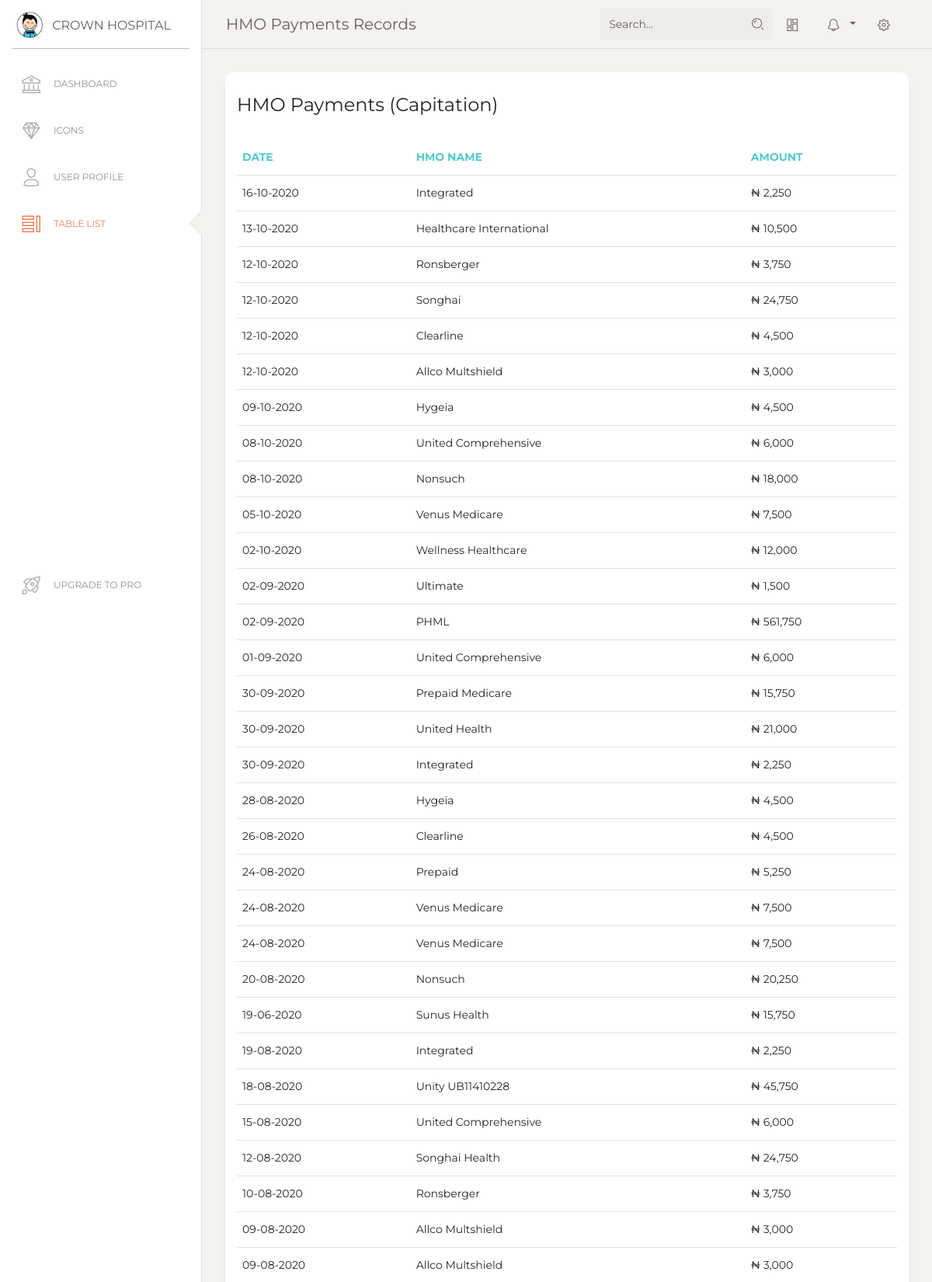
The app's page /zh/hmos.php (upper part) with its own data.
### tables this page shows
CREATE TABLE `hmo_payments` (
  `id` int(11) NOT NULL AUTO_INCREMENT,
  `date` date NOT NULL,
  `hmo_name` varchar(30) NOT NULL,
  `amount` int(11) NOT NULL,
  PRIMARY KEY (`id`)
);

### config/DB.php (called while the page is built, shortened)
<?php
    class DB {
        public $conn;
        public function __construct($host = 'localhost', $user = 'root', $password = '', $dbname = 'hmo') {
            $this->host = $host;
            $this->user = $user;
            $this->password = $password;
            $this->dbname = $dbname;
            $this->conn = new mysqli($this->host, $this->user, $this->password, $this->dbname) or die("Failed to connect to MySQLi" . $this->conn->connect_error);
        }
        public function formatDate($date) {
            $date = date_create($date);
            return date_format($date, 'd-m-Y');
        }
        public function getData($table, $order=false, $column="", $manner="") {
            $sql = !$order ? "select * from $table" : "SELECT * FROM $table ORDER BY `$table`.`$column` $manner" ;
            $stmt = $this->conn->prepare($sql);
            $stmt->execute();
            return $stmt->get_result();
        }
    }

### zh/hmos.php (the view, shortened to what this page needs)
<?php
  require_once '../config/DB.php';
  $db =  new DB();
?>
<?php include '../inc/head.php' ?>
<body class="">
  <div class="wrapper ">
    <div class="sidebar" data-color="white" data-active-color="danger">
      <div class="logo">
        <a href="javascript:void(0)" class="simple-text logo-mini">
          <div class="logo-image-small">
            <img src="../assets/img/logo-small.png">
          </div>
        </a>
        <a href="javascript:void(0)" class="simple-text logo-normal">
          Crown Hospital
        </a>
      </div>
      <div class="sidebar-wrapper">
        <ul class="nav">
          <?php include '../inc/nav_links.php' ?>
        </ul>
      </div>
    </div>
    <div class="main-panel">
      <?php include '../inc/navbar.php' ?>
      <div class="content">
        <div class="row">
          <div class="col-md-12">
            <div class="card">
              <div class="card-header">
                <h4 class="card-title"> HMO Payments (Capitation)</h4>
              </div>
              <div class="card-body">
                <div class="table-responsive">
                  <table class="table">
                    <thead class=" text-primary">
                      <th>Date</th>
                      <th>HMO Name</th>
                      <th>Amount</th>
                    </thead>
                    <tbody>
                      <?php $results = $db->getData('hmo_payments', true, 'id', 'desc'); ?>
                      <?php if (!$results->num_rows) : ?>
                        <tr>
                          <td>No result found</td>
                          <td></td>
                          <td></td>
                          <td class="_text-right"></td>
                        </tr>
                      <?php else : ?>
                        <?php foreach ($results->fetch_all(MYSQLI_ASSOC) as $result) : ?>
                          <?php extract($result) ?>
                          <tr>
                            <td><?= $db->formatDate($date) ?></td>
                            <td><?= $hmo_name ?></td>
                            <td>&#x20A6; <?= number_format($amount) ?></td>
                          </tr>
                        <?php endforeach ?>
                      <?php endif; ?>
                    </tbody>
                  </table>
                </div>
              </div>
            </div>
          </div>
        </div>
      </div>
    </div>
  </div>
</body>
</html>

### inc/head.php (shortened to what this page needs)
<!DOCTYPE html>
<html lang="en">
<head>
  <link href="https://maxcdn.bootstrapcdn.com/font-awesome/latest/css/font-awesome.min.css" rel="stylesheet">
  <link href="../assets/css/bootstrap.min.css" rel="stylesheet" />
  <link href="../assets/css/paper-dashboard.css?v=2.0.1" rel="stylesheet" />
  <link href="../assets/demo/demo.css" rel="stylesheet" />
</head>

### inc/nav_links.php
<li>
    <a href="./dashboard">
        <i class="nc-icon nc-bank"></i>
        <p>Dashboard</p>
    </a>
</li>
<li>
    <a href="./icons">
        <i class="nc-icon nc-diamond"></i>
        <p>Icons</p>
    </a>
</li>
<li <?= basename($_SERVER['PHP_SELF']) == 'user.php' ? 'class="active"' : '' ; ?> >
    <a href="./user">
        <i class="nc-icon nc-single-02"></i>
        <p>User Profile</p>
    </a>
</li>
<li <?= basename($_SERVER['PHP_SELF']) == 'hmos.php' ? 'class="active"' : '' ; ?> >
    <a href="./hmos">
        <i class="nc-icon nc-tile-56"></i>
        <p>Table List</p>
    </a>
</li>
<li class="active-pro">
    <a href="./upgrade">
        <i class="nc-icon nc-spaceship"></i>
        <p>Upgrade to PRO</p>
    </a>
</li>

### inc/navbar.php (shortened to what this page needs)
<nav class="navbar navbar-expand-lg navbar-absolute fixed-top navbar-transparent">
  <div class="container-fluid">
    <div class="navbar-wrapper">
      <a class="navbar-brand" href="javascript:;">HMO Payments Records</a>
    </div>
    <div class="collapse navbar-collapse justify-content-end" id="navigation">
      <form>
        <div class="input-group no-border">
          <input type="text" value="" class="form-control" placeholder="Search...">
          <div class="input-group-append">
            <div class="input-group-text">
              <i class="nc-icon nc-zoom-split"></i>
            </div>
          </div>
        </div>
      </form>
      <ul class="navbar-nav">
        <li class="nav-item">
          <a class="nav-link btn-magnify" href="javascript:;">
            <i class="nc-icon nc-layout-11"></i>
          </a>
        </li>
        <li class="nav-item btn-rotate dropdown">
          <a class="nav-link dropdown-toggle" href="http://example.com" id="navbarDropdownMenuLink" data-toggle="dropdown" aria-haspopup="true" aria-expanded="false">
            <i class="nc-icon nc-bell-55"></i>
          </a>
        </li>
        <li class="nav-item">
          <a class="nav-link btn-rotate" href="javascript:;">
            <i class="nc-icon nc-settings-gear-65"></i>
          </a>
        </li>
      </ul>
    </div>
  </div>
</nav>

### assets/demo/demo.css (style rules this page uses)
@media all and (min-width: 992px) { .sidebar .nav>li.active-pro { position: absolute; width: 100%; bottom: 10px; } }

### records on screen
hmo_payments: date "16-10-2020", hmo_name "Integrated", amount "2,250"
hmo_payments: date "13-10-2020", hmo_name "Healthcare International", amount "10,500"
hmo_payments: date "12-10-2020", hmo_name "Ronsberger", amount "3,750"
hmo_payments: date "12-10-2020", hmo_name "Songhai", amount "24,750"
hmo_payments: date "12-10-2020", hmo_name "Clearline", amount "4,500"
hmo_payments: date "12-10-2020", hmo_name "Allco Multshield", amount "3,000"
hmo_payments: date "09-10-2020", hmo_name "Hygeia", amount "4,500"
hmo_payments: date "08-10-2020", hmo_name "United Comprehensive", amount "6,000"
hmo_payments: date "08-10-2020", hmo_name "Nonsuch", amount "18,000"
hmo_payments: date "05-10-2020", hmo_name "Venus Medicare", amount "7,500"
hmo_payments: date "02-10-2020", hmo_name "Wellness Healthcare", amount "12,000"
hmo_payments: date "02-09-2020", hmo_name "Ultimate", amount "1,500"
hmo_payments: date "02-09-2020", hmo_name "PHML", amount "561,750"
hmo_payments: date "01-09-2020", hmo_name "United Comprehensive", amount "6,000"
hmo_payments: date "30-09-2020", hmo_name "Prepaid Medicare", amount "15,750"
hmo_payments: date "30-09-2020", hmo_name "United Health", amount "21,000"
hmo_payments: date "30-09-2020", hmo_name "Integrated", amount "2,250"
hmo_payments: date "28-08-2020", hmo_name "Hygeia", amount "4,500"
hmo_payments: date "26-08-2020", hmo_name "Clearline", amount "4,500"
hmo_payments: date "24-08-2020", hmo_name "Prepaid", amount "5,250"
hmo_payments: date "24-08-2020", hmo_name "Venus Medicare", amount "7,500"
hmo_payments: date "24-08-2020", hmo_name "Venus Medicare", amount "7,500"
hmo_payments: date "20-08-2020", hmo_name "Nonsuch", amount "20,250"
hmo_payments: date "19-06-2020", hmo_name "Sunus Health", amount "15,750"
hmo_payments: date "19-08-2020", hmo_name "Integrated", amount "2,250"
hmo_payments: date "18-08-2020", hmo_name "Unity UB11410228", amount "45,750"
hmo_payments: date "15-08-2020", hmo_name "United Comprehensive", amount "6,000"
hmo_payments: date "12-08-2020", hmo_name "Songhai Health", amount "24,750"
hmo_payments: date "10-08-2020", hmo_name "Ronsberger", amount "3,750"
hmo_payments: date "09-08-2020", hmo_name "Allco Multshield", amount "3,000"
hmo_payments: date "09-08-2020", hmo_name "Allco Multshield", amount "3,000"
